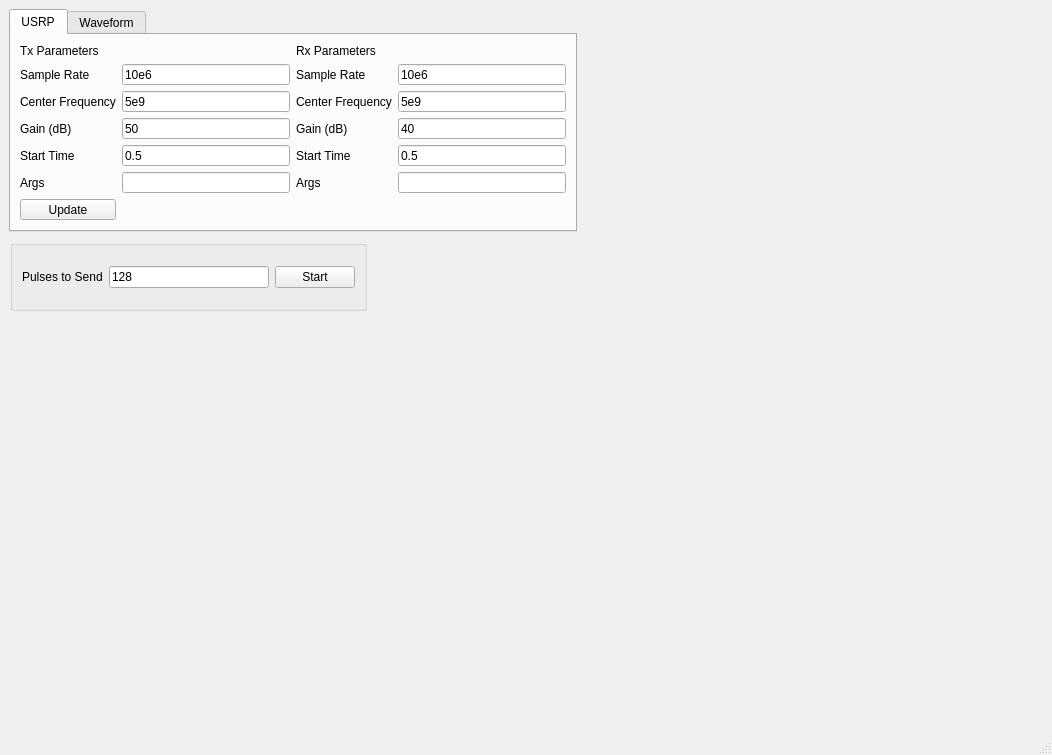
<?xml version="1.0" encoding="UTF-8"?>
<ui version="4.0">
 <class>RadarWindow</class>
 <widget class="QMainWindow" name="RadarWindow">
  <property name="enabled">
   <bool>true</bool>
  </property>
  <property name="geometry">
   <rect>
    <x>0</x>
    <y>0</y>
    <width>1052</width>
    <height>755</height>
   </rect>
  </property>
  <property name="windowTitle">
   <string>MainWindow</string>
  </property>
  <widget class="QWidget" name="centralwidget">
   <widget class="QTabWidget" name="tabWidget">
    <property name="geometry">
     <rect>
      <x>9</x>
      <y>9</y>
      <width>568</width>
      <height>223</height>
     </rect>
    </property>
    <property name="currentIndex">
     <number>0</number>
    </property>
    <property name="tabsClosable">
     <bool>false</bool>
    </property>
    <widget class="QWidget" name="tab">
     <attribute name="title">
      <string>USRP</string>
     </attribute>
     <layout class="QGridLayout" name="gridLayout_2">
      <item row="1" column="0">
       <widget class="QLabel" name="label_5">
        <property name="text">
         <string>Sample Rate</string>
        </property>
       </widget>
      </item>
      <item row="0" column="0">
       <widget class="QLabel" name="label_3">
        <property name="text">
         <string>Tx Parameters</string>
        </property>
       </widget>
      </item>
      <item row="3" column="2">
       <widget class="QLabel" name="label_9">
        <property name="text">
         <string>Gain (dB)</string>
        </property>
       </widget>
      </item>
      <item row="1" column="3">
       <widget class="QLineEdit" name="rx_rate">
        <property name="text">
         <string>10e6</string>
        </property>
       </widget>
      </item>
      <item row="3" column="0">
       <widget class="QLabel" name="label">
        <property name="text">
         <string>Gain (dB)</string>
        </property>
       </widget>
      </item>
      <item row="8" column="0">
       <widget class="QPushButton" name="usrp_update_button">
        <property name="text">
         <string>Update</string>
        </property>
       </widget>
      </item>
      <item row="2" column="1">
       <widget class="QLineEdit" name="tx_freq">
        <property name="text">
         <string>5e9</string>
        </property>
       </widget>
      </item>
      <item row="1" column="1">
       <widget class="QLineEdit" name="tx_rate">
        <property name="text">
         <string>10e6</string>
        </property>
       </widget>
      </item>
      <item row="5" column="1">
       <widget class="QLineEdit" name="tx_args">
        <property name="text">
         <string/>
        </property>
       </widget>
      </item>
      <item row="5" column="3">
       <widget class="QLineEdit" name="rx_args">
        <property name="text">
         <string/>
        </property>
       </widget>
      </item>
      <item row="2" column="2">
       <widget class="QLabel" name="label_7">
        <property name="text">
         <string>Center Frequency</string>
        </property>
       </widget>
      </item>
      <item row="5" column="0">
       <widget class="QLabel" name="label_2">
        <property name="text">
         <string>Args</string>
        </property>
       </widget>
      </item>
      <item row="3" column="1">
       <widget class="QLineEdit" name="tx_gain">
        <property name="text">
         <string>50</string>
        </property>
       </widget>
      </item>
      <item row="0" column="2">
       <widget class="QLabel" name="label_10">
        <property name="text">
         <string>Rx Parameters</string>
        </property>
       </widget>
      </item>
      <item row="3" column="3">
       <widget class="QLineEdit" name="rx_gain">
        <property name="text">
         <string>40</string>
        </property>
       </widget>
      </item>
      <item row="5" column="2">
       <widget class="QLabel" name="label_4">
        <property name="text">
         <string>Args</string>
        </property>
       </widget>
      </item>
      <item row="1" column="2">
       <widget class="QLabel" name="label_8">
        <property name="text">
         <string>Sample Rate</string>
        </property>
       </widget>
      </item>
      <item row="2" column="0">
       <widget class="QLabel" name="label_6">
        <property name="text">
         <string>Center Frequency</string>
        </property>
       </widget>
      </item>
      <item row="2" column="3">
       <widget class="QLineEdit" name="rx_freq">
        <property name="text">
         <string>5e9</string>
        </property>
       </widget>
      </item>
      <item row="4" column="0">
       <widget class="QLabel" name="label_15">
        <property name="text">
         <string>Start Time</string>
        </property>
       </widget>
      </item>
      <item row="4" column="1">
       <widget class="QLineEdit" name="tx_start_time">
        <property name="text">
         <string>0.5</string>
        </property>
       </widget>
      </item>
      <item row="4" column="3">
       <widget class="QLineEdit" name="rx_start_time">
        <property name="text">
         <string>0.5</string>
        </property>
       </widget>
      </item>
      <item row="4" column="2">
       <widget class="QLabel" name="label_16">
        <property name="text">
         <string>Start Time</string>
        </property>
       </widget>
      </item>
     </layout>
    </widget>
    <widget class="QWidget" name="tab_2">
     <attribute name="title">
      <string>Waveform</string>
     </attribute>
     <layout class="QGridLayout" name="gridLayout">
      <item row="1" column="1">
       <widget class="QLineEdit" name="bandwidth">
        <property name="text">
         <string>5e6</string>
        </property>
       </widget>
      </item>
      <item row="3" column="0">
       <widget class="QLabel" name="label_13">
        <property name="text">
         <string>PRF</string>
        </property>
       </widget>
      </item>
      <item row="1" column="0">
       <widget class="QLabel" name="label_11">
        <property name="text">
         <string>Bandwidth</string>
        </property>
       </widget>
      </item>
      <item row="2" column="1">
       <widget class="QLineEdit" name="pulse_width">
        <property name="text">
         <string>20e-6</string>
        </property>
       </widget>
      </item>
      <item row="5" column="0">
       <widget class="QPushButton" name="waveform_update_button">
        <property name="text">
         <string>Update</string>
        </property>
       </widget>
      </item>
      <item row="4" column="0">
       <widget class="QLabel" name="label_14">
        <property name="text">
         <string>Sample Rate</string>
        </property>
       </widget>
      </item>
      <item row="2" column="0">
       <widget class="QLabel" name="label_12">
        <property name="text">
         <string>Pulse width</string>
        </property>
       </widget>
      </item>
      <item row="3" column="1">
       <widget class="QLineEdit" name="prf">
        <property name="text">
         <string>1e3</string>
        </property>
       </widget>
      </item>
      <item row="4" column="1">
       <widget class="QLineEdit" name="samp_rate">
        <property name="text">
         <string>10e6</string>
        </property>
       </widget>
      </item>
      <item row="0" column="0">
       <widget class="QComboBox" name="comboBox">
        <item>
         <property name="text">
          <string>LFM</string>
         </property>
        </item>
       </widget>
      </item>
     </layout>
    </widget>
   </widget>
   <widget class="QGroupBox" name="gridGroupBox">
    <property name="geometry">
     <rect>
      <x>10</x>
      <y>240</y>
      <width>357</width>
      <height>71</height>
     </rect>
    </property>
    <layout class="QHBoxLayout" name="horizontalLayout">
     <item>
      <widget class="QLabel" name="label_17">
       <property name="text">
        <string>Pulses to Send</string>
       </property>
      </widget>
     </item>
     <item>
      <widget class="QLineEdit" name="num_pulses_tx">
       <property name="text">
        <string>128</string>
       </property>
      </widget>
     </item>
     <item>
      <widget class="QPushButton" name="start_button">
       <property name="text">
        <string>Start</string>
       </property>
      </widget>
     </item>
    </layout>
   </widget>
  </widget>
  <widget class="QStatusBar" name="statusbar"/>
 </widget>
 <resources/>
 <connections/>
</ui>
